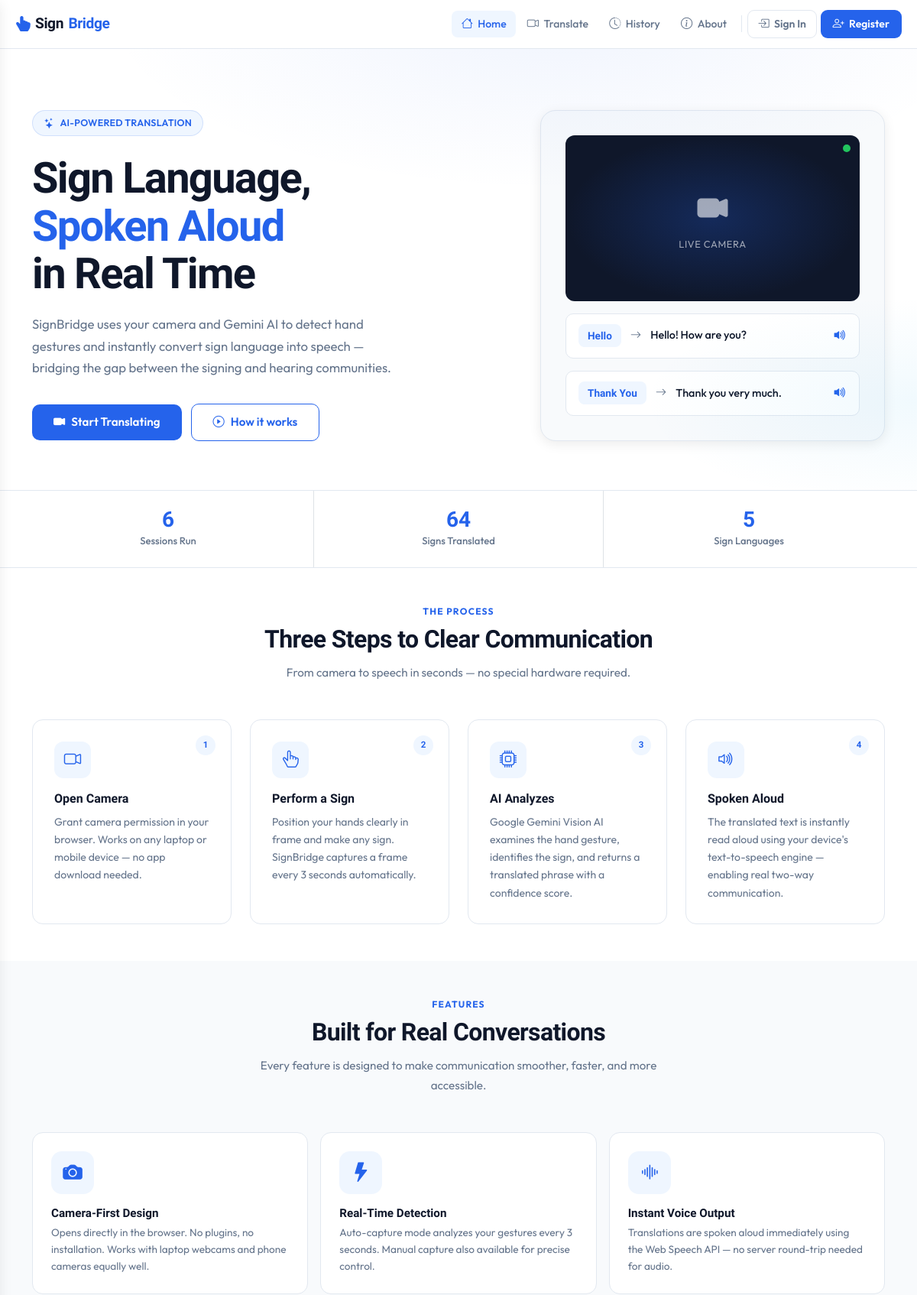
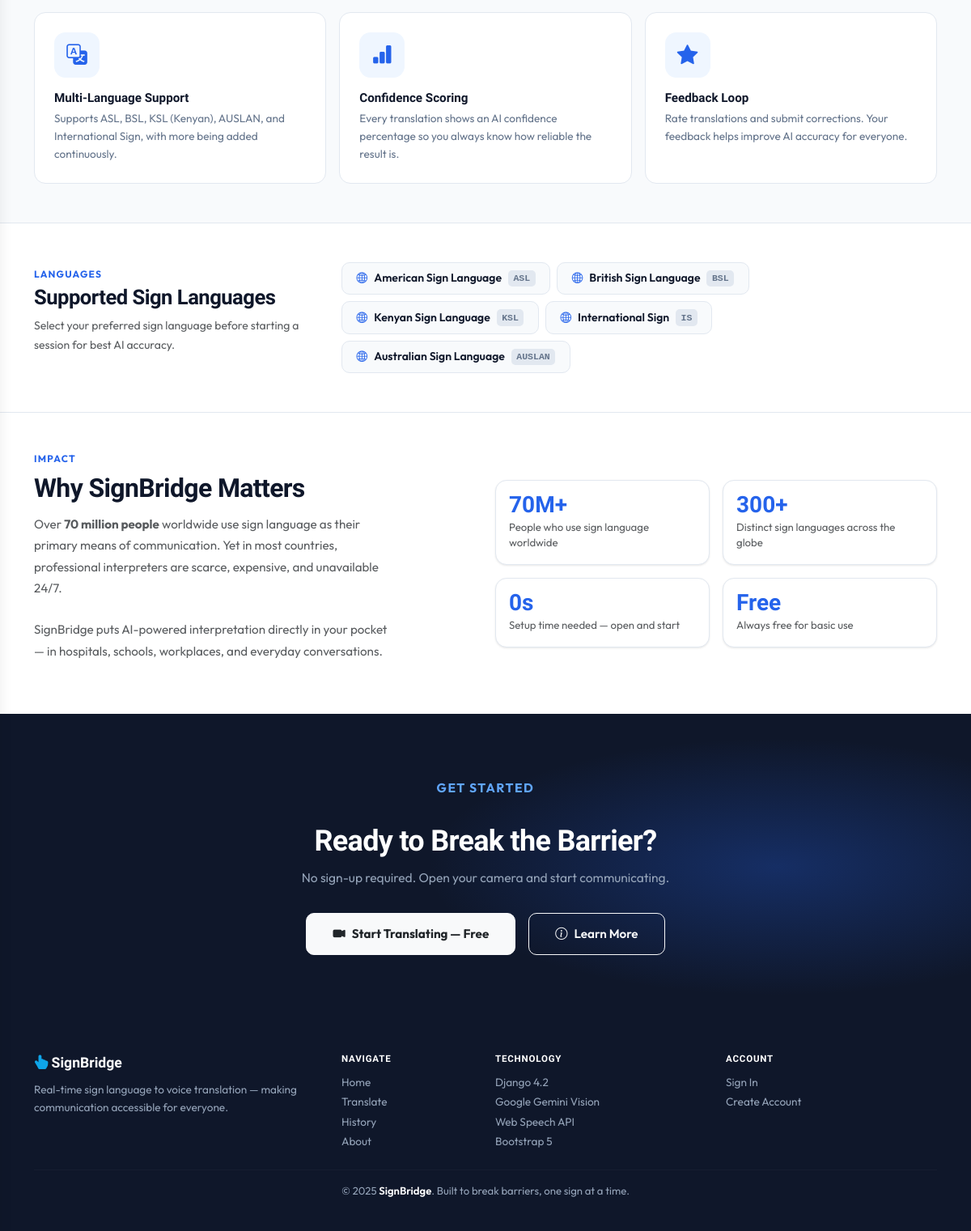
The page / on the database its author committed (2 pictures, top to bottom).
### translator/models.py (models this page shows, shortened)
class SignLanguageType(models.Model):
    name = models.CharField(max_length=100)
    code = models.CharField(max_length=10, unique=True)  # e.g. ASL, BSL, KSL
    description = models.TextField(blank=True)
    is_active = models.BooleanField(default=True)
    class Meta:
        verbose_name = "Sign Language Type"
        verbose_name_plural = "Sign Language Types"

### translator/views.py (the view)
# urls.py: path('', views.home, name='home'),
def home(request):
    stats = {
        'total_sessions': TranslationSession.objects.count(),
        'total_translations': TranslationRecord.objects.count(),
        'languages': SignLanguageType.objects.filter(is_active=True),
    }
    return render(request, 'home.html', stats)

### templates/home.html (shortened to what this page needs)
{% extends 'base.html' %}
{% block content %}
<section class="hero">
  <div class="container">
    <div class="row align-items-center gy-5">
      <div class="col-lg-6">
        <div class="hero-badge">
          <i class="bi bi-stars"></i>AI-Powered Translation
        </div>
        <h1 class="hero-title">
          Sign Language,<br>
          <span class="highlight">Spoken Aloud</span><br>
          in Real Time
        </h1>
        <p class="hero-subtitle">
          SignBridge uses your camera and Gemini AI to detect hand gestures and instantly convert sign language into speech — bridging the gap between the signing and hearing communities.
        </p>
        <div class="hero-actions">
          <a href="{% url 'translator' %}" class="btn btn-brand">
            <i class="bi bi-camera-video-fill"></i>Start Translating
          </a>
          <a href="{% url 'about' %}" class="btn btn-outline-brand">
            <i class="bi bi-play-circle"></i>How it works
          </a>
        </div>
      </div>
      <div class="col-lg-5 offset-lg-1">
        <div class="hero-visual">
          <div class="camera-mock">
            <div class="camera-pulse"></div>
            <div class="camera-icon-wrap">
              <i class="bi bi-camera-video-fill"></i>
              <span>Live Camera</span>
            </div>
          </div>
          <div class="result-mock">
            <span class="sign-chip">Hello</span>
            <i class="bi bi-arrow-right arrow"></i>
            <span class="translated">Hello! How are you?</span>
            <i class="bi bi-volume-up-fill speaker"></i>
          </div>
          <div class="result-mock">
            <span class="sign-chip">Thank You</span>
            <i class="bi bi-arrow-right arrow"></i>
            <span class="translated">Thank you very much.</span>
            <i class="bi bi-volume-up-fill speaker"></i>
          </div>
        </div>
      </div>
    </div>
  </div>
</section>
<section class="stats-section">
  <div class="container">
    <div class="row text-center">
      <div class="col-4 stat-item">
        <div class="stat-number">{{ total_sessions|default:"0" }}</div>
        <div class="stat-label">Sessions Run</div>
      </div>
      <div class="col-4 stat-item stat-divider border-start border-end">
        <div class="stat-number">{{ total_translations|default:"0" }}</div>
        <div class="stat-label">Signs Translated</div>
      </div>
      <div class="col-4 stat-item">
        <div class="stat-number">{{ languages|length|default:"5" }}</div>
        <div class="stat-label">Sign Languages</div>
      </div>
    </div>
  </div>
</section>
<section class="py-5 py-lg-6 bg-white">
  <div class="container">
    <div class="text-center mb-5">
      <p class="section-label">The Process</p>
      <h2 class="section-title">Three Steps to Clear Communication</h2>
      <p class="section-subtitle">From camera to speech in seconds — no special hardware required.</p>
    </div>
    <div class="row g-4">
      <div class="col-sm-6 col-lg-3">
        <div class="step-card">
          <span class="step-num">1</span>
          <div class="step-icon"><i class="bi bi-camera-video"></i></div>
          <h5>Open Camera</h5>
          <p>Grant camera permission in your browser. Works on any laptop or mobile device — no app download needed.</p>
        </div>
      </div>
      <div class="col-sm-6 col-lg-3">
        <div class="step-card">
          <span class="step-num">2</span>
          <div class="step-icon"><i class="bi bi-hand-index-thumb"></i></div>
          <h5>Perform a Sign</h5>
          <p>Position your hands clearly in frame and make any sign. SignBridge captures a frame every 3 seconds automatically.</p>
        </div>
      </div>
      <div class="col-sm-6 col-lg-3">
        <div class="step-card">
          <span class="step-num">3</span>
          <div class="step-icon"><i class="bi bi-cpu"></i></div>
          <h5>AI Analyzes</h5>
          <p>Google Gemini Vision AI examines the hand gesture, identifies the sign, and returns a translated phrase with a confidence score.</p>
        </div>
      </div>
      <div class="col-sm-6 col-lg-3">
        <div class="step-card">
          <span class="step-num">4</span>
          <div class="step-icon"><i class="bi bi-volume-up"></i></div>
          <h5>Spoken Aloud</h5>
          <p>The translated text is instantly read aloud using your device's text-to-speech engine — enabling real two-way communication.</p>
        </div>
      </div>
    </div>
  </div>
</section>
<section class="features-section py-5 py-lg-6">
  <div class="container">
    <div class="text-center mb-5">
      <p class="section-label">Features</p>
      <h2 class="section-title">Built for Real Conversations</h2>
      <p class="section-subtitle">Every feature is designed to make communication smoother, faster, and more accessible.</p>
    </div>
    <div class="row g-3">
      <div class="col-sm-6 col-xl-4">
        <div class="feature-card">
          <div class="feature-icon-lg"><i class="bi bi-camera-fill"></i></div>
          <h6>Camera-First Design</h6>
          <p>Opens directly in the browser. No plugins, no installation. Works with laptop webcams and phone cameras equally well.</p>
        </div>
      </div>
      <div class="col-sm-6 col-xl-4">
        <div class="feature-card">
          <div class="feature-icon-lg"><i class="bi bi-lightning-fill"></i></div>
          <h6>Real-Time Detection</h6>
          <p>Auto-capture mode analyzes your gestures every 3 seconds. Manual capture also available for precise control.</p>
        </div>
      </div>
      <div class="col-sm-6 col-xl-4">
        <div class="feature-card">
          <div class="feature-icon-lg"><i class="bi bi-soundwave"></i></div>
          <h6>Instant Voice Output</h6>
          <p>Translations are spoken aloud immediately using the Web Speech API — no server round-trip needed for audio.</p>
        </div>
      </div>
      <div class="col-sm-6 col-xl-4">
        <div class="feature-card">
          <div class="feature-icon-lg"><i class="bi bi-translate"></i></div>
          <h6>Multi-Language Support</h6>
          <p>Supports ASL, BSL, KSL (Kenyan), AUSLAN, and International Sign, with more being added continuously.</p>
        </div>
      </div>
      <div class="col-sm-6 col-xl-4">
        <div class="feature-card">
          <div class="feature-icon-lg"><i class="bi bi-bar-chart-fill"></i></div>
          <h6>Confidence Scoring</h6>
          <p>Every translation shows an AI confidence percentage so you always know how reliable the result is.</p>
        </div>
      </div>
      <div class="col-sm-6 col-xl-4">
        <div class="feature-card">
          <div class="feature-icon-lg"><i class="bi bi-star-fill"></i></div>
          <h6>Feedback Loop</h6>
          <p>Rate translations and submit corrections. Your feedback helps improve AI accuracy for everyone.</p>
        </div>
      </div>
    </div>
  </div>
</section>
{% if languages %}
<section class="languages-section py-5">
  <div class="container">
    <div class="row align-items-center gy-4">
      <div class="col-lg-4">
        <p class="section-label mb-1">Languages</p>
        <h2 class="section-title mb-2" style="font-size:1.6rem;">Supported Sign Languages</h2>
        <p class="text-muted" style="font-size:.875rem; line-height:1.7;">
          Select your preferred sign language before starting a session for best AI accuracy.
        </p>
      </div>
      <div class="col-lg-8">
        <div class="d-flex flex-wrap gap-2">
          {% for lang in languages %}
          <a href="{% url 'translator' %}" class="lang-pill text-decoration-none">
            <i class="bi bi-globe2" style="color:var(--brand); font-size:.85rem;"></i>
            {{ lang.name }}
            <span class="lang-code">{{ lang.code }}</span>
          </a>
          {% endfor %}
        </div>
      </div>
    </div>
  </div>
</section>
{% endif %}
<section class="py-5 py-lg-6 bg-white">
  <div class="container">
    <div class="row g-4 align-items-center">
      <div class="col-lg-5">
        <p class="section-label">Impact</p>
        <h2 class="section-title">Why SignBridge Matters</h2>
        <p class="text-muted mb-4" style="font-size:.95rem; line-height:1.75;">
          Over <strong>70 million people</strong> worldwide use sign language as their primary means of communication. Yet in most countries, professional interpreters are scarce, expensive, and unavailable 24/7.
        </p>
        <p class="text-muted" style="font-size:.95rem; line-height:1.75;">
          SignBridge puts AI-powered interpretation directly in your pocket — in hospitals, schools, workplaces, and everyday conversations.
        </p>
      </div>
      <div class="col-lg-6 offset-lg-1">
        <div class="row g-3">
          <div class="col-6">
            <div class="card p-3 h-100">
              <div class="stat-number mb-1">70M+</div>
              <p class="text-muted mb-0" style="font-size:.825rem;">People who use sign language worldwide</p>
            </div>
          </div>
          <div class="col-6">
            <div class="card p-3 h-100">
              <div class="stat-number mb-1">300+</div>
              <p class="text-muted mb-0" style="font-size:.825rem;">Distinct sign languages across the globe</p>
            </div>
          </div>
          <div class="col-6">
            <div class="card p-3 h-100">
              <div class="stat-number mb-1">0s</div>
              <p class="text-muted mb-0" style="font-size:.825rem;">Setup time needed — open and start</p>
            </div>
          </div>
          <div class="col-6">
            <div class="card p-3 h-100">
              <div class="stat-number mb-1">Free</div>
              <p class="text-muted mb-0" style="font-size:.825rem;">Always free for basic use</p>
            </div>
          </div>
        </div>
      </div>
    </div>
  </div>
</section>
<section class="cta-section">
  <div class="container text-center position-relative">
    <p class="section-label" style="color:#60a5fa;">Get Started</p>
    <h2>Ready to Break the Barrier?</h2>
    <p>No sign-up required. Open your camera and start communicating.</p>
    <div class="d-flex gap-3 justify-content-center flex-wrap">
      <a href="{% url 'translator' %}" class="btn btn-light text-dark fw-bold">
        <i class="bi bi-camera-video-fill"></i>Start Translating — Free
      </a>
      <a href="{% url 'about' %}" class="btn btn-outline-light">
        <i class="bi bi-info-circle"></i>Learn More
      </a>
    </div>
  </div>
</section>
{% endblock %}

### templates/base.html (shortened to what this page needs)
<!DOCTYPE html>
<html lang="en">
<head>
  <link href="https://cdnjs.cloudflare.com/ajax/libs/bootstrap/5.3.2/css/bootstrap.min.css" rel="stylesheet"/>
  <link href="https://cdn.jsdelivr.net/npm/bootstrap-icons@1.11.3/font/bootstrap-icons.min.css" rel="stylesheet"/>
</head>
<body>
  <header class="topbar">
    <a class="topbar-brand" href="{% url 'home' %}">
      <i class="bi bi-hand-index-thumb-fill"></i>Sign<span>Bridge</span>
    </a>
    <nav class="topbar-nav" aria-label="Main navigation">
      <a href="{% url 'home' %}" class="{% if request.resolver_match.url_name == 'home' %}active{% endif %}">
        <i class="bi bi-house"></i>Home
      </a>
      <a href="{% url 'translator' %}" class="{% if request.resolver_match.url_name == 'translator' %}active{% endif %}">
        <i class="bi bi-camera-video"></i>Translate
      </a>
      <a href="{% url 'history' %}" class="{% if request.resolver_match.url_name == 'history' %}active{% endif %}">
        <i class="bi bi-clock-history"></i>History
      </a>
      <a href="{% url 'about' %}" class="{% if request.resolver_match.url_name == 'about' %}active{% endif %}">
        <i class="bi bi-info-circle"></i>About
      </a>
      {% if user.is_authenticated %}
        <div class="nav-user-wrap">
          <div class="nav-user-chip" id="userChip" tabindex="0"
               role="button" aria-haspopup="true" aria-expanded="false" aria-label="Account menu">
            <div class="u-avatar" aria-hidden="true">
              {{ user.first_name|first|upper|default:user.username|first|upper }}
            </div>
            <span>{{ user.first_name|default:user.username }}</span>
            <i class="bi bi-chevron-down chevron" aria-hidden="true"></i>
            <div class="user-dropdown" role="menu">
              <div class="drop-user-info">
                <div class="d-name">{{ user.get_full_name|default:user.username }}</div>
                <div class="d-email">{{ user.email }}</div>
              </div>
              <a href="{% url 'history' %}" class="drop-item" role="menuitem">
                <i class="bi bi-clock-history"></i>My History
              </a>
              <a href="{% url 'translator' %}" class="drop-item" role="menuitem">
                <i class="bi bi-camera-video"></i>New Session
              </a>
              <div class="drop-divider"></div>
              <a href="{% url 'logout' %}" class="drop-item red" role="menuitem">
                <i class="bi bi-box-arrow-right"></i>Sign Out
              </a>
            </div>
          </div>
        </div>
        <a href="{% url 'translator' %}" class="btn-nav-cta">
          <i class="bi bi-play-circle-fill"></i>Start
        </a>
      {% else %}
        <a href="{% url 'login' %}" class="btn-nav-signin
           {% if request.resolver_match.url_name == 'login' %}active{% endif %}">
          <i class="bi bi-box-arrow-in-right"></i>Sign In
        </a>
        <a href="{% url 'login' %}?tab=register" class="btn-nav-cta">
          <i class="bi bi-person-plus"></i>Register
        </a>
      {% endif %}
    </nav>
  </header>
  <main class="page-body">{% block content %}{% endblock %}</main>
  <footer>
    <div class="container">
      <div class="row gy-4 align-items-start">
        <div class="col-md-4">
          <p class="footer-brand mb-2">
            <i class="bi bi-hand-index-thumb-fill me-1" style="color:var(--accent)"></i>SignBridge
          </p>
          <p style="font-size:.85rem; line-height:1.65;">
            Real-time sign language to voice translation — making communication accessible for everyone.
          </p>
        </div>
        <div class="col-6 col-md-2">
          <p class="footer-col-title">Navigate</p>
          <div class="d-flex flex-column gap-1" style="font-size:.85rem;">
            <a href="{% url 'home' %}">Home</a>
            <a href="{% url 'translator' %}">Translate</a>
            <a href="{% url 'history' %}">History</a>
            <a href="{% url 'about' %}">About</a>
          </div>
        </div>
        <div class="col-6 col-md-3">
          <p class="footer-col-title">Technology</p>
          <div class="d-flex flex-column gap-1" style="font-size:.85rem;">
            <span>Django 4.2</span>
            <span>Google Gemini Vision</span>
            <span>Web Speech API</span>
            <span>Bootstrap 5</span>
          </div>
        </div>
        <div class="col-md-3">
          <p class="footer-col-title">Account</p>
          <div class="d-flex flex-column gap-1" style="font-size:.85rem;">
            {% if user.is_authenticated %}
            <a href="{% url 'history' %}">My History</a>
            <a href="{% url 'translator' %}">New Session</a>
            <a href="{% url 'logout' %}">Sign Out</a>
            {% else %}
            <a href="{% url 'login' %}">Sign In</a>
            <a href="{% url 'login' %}?tab=register">Create Account</a>
            {% endif %}
          </div>
        </div>
      </div>
      <hr class="footer-divider mt-4 mb-3"/>
      <p class="mb-0 text-center" style="font-size:.82rem;">
        © 2025 <span class="text-white fw-semibold">SignBridge</span>. Built to break barriers, one sign at a time.
      </p>
    </div>
  </footer>
</body>
</html>

### rows shown on the page
SignLanguageType: name "American Sign Language", code "ASL"
SignLanguageType: name "British Sign Language", code "BSL"
SignLanguageType: name "Kenyan Sign Language", code "KSL"
SignLanguageType: name "International Sign", code "IS"
SignLanguageType: name "Australian Sign Language", code "AUSLAN"

### other values the page prints
{{ total_sessions|default:"0" }} "6"
{{ total_translations|default:"0" }} "64"
{{ languages|length|default:"5" }} "5"
